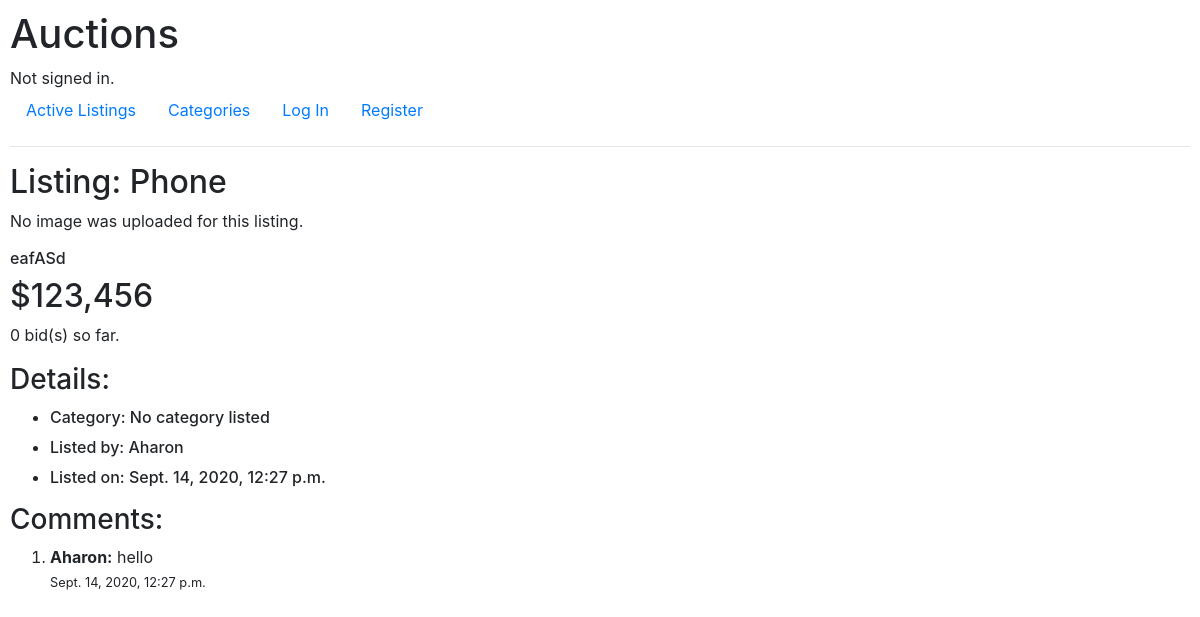
The page /listings/13 on the database its author committed.
### auctions/models.py (models this page shows)
class Auction(models.Model):
    username = models.CharField(max_length=50)
    title = models.CharField(max_length=64)
    price = models.CharField(max_length=64)
    description = models.CharField(max_length=100)
    creation_date = models.DateTimeField()
    photo = models.FileField(null=True, blank=True)
    category = models.CharField(max_length=64)
    active = models.BooleanField(default=True)
    winner = models.CharField(max_length=50, blank=True)

class Comments(models.Model):
    listing = models.ForeignKey(Auction, on_delete=models.CASCADE, related_name="c_listing")
    username = models.CharField(max_length=50)
    date = models.DateTimeField()
    text = models.CharField(max_length=500)

### auctions/views.py (the view, shortened to what this page needs)
# urls.py: path("listings/<int:listing_id>", views.listings, name="listings"),
def listings(request, listing_id):
    listing = Auction.objects.get(id=listing_id)
    amount_of_bids = Bids.objects.filter(listing=listing).count()
    current_bid = Bids.objects.filter(listing=listing).order_by('bid_price').last()
    my_watchlist = Watchlist.objects.filter(username=request.user.username)
    my_watchlist_listings = [watchlist_object.listing for watchlist_object in my_watchlist]
    return render(request, "auctions/listings.html", {
        "listing": listing,
        "amount_of_bids": amount_of_bids,
        "current_bid": current_bid,
        "comments": Comments.objects.filter(listing=listing)
    })

### auctions/templates/auctions/listings.html (shortened to what this page needs)
{% extends "auctions/layout.html" %}
{% load static %}
{% load humanize %}
{% block extra_css %}
    <link href="{% static 'auctions/listing.css' %}" rel="stylesheet">
{% endblock %}
{% block body %}
    <h2>Listing: {{listing.title}}</h2>
    {% if listing.photo %}
        <img src="{{listing.photo}}" alt="uploaded picture">
    {% else %}
        <p>No image was uploaded for this listing.</p>
    {% endif %}
    <h6>{{listing.description}}</h6>
    <h2>${{listing.price|intcomma}}</h2>
    {% if listing.active %}
        <p>{{amount_of_bids}} bid(s) so far.</p>
    {% endif %}
    <h3>Details:</h3>
    <ul>
        <li><h6>Category: {{listing.category}}</h6></li>
        <li><h6>Listed by: {{listing.username}}</h6></li>
        <li><h6>Listed on: {{listing.creation_date}}</h6></li>
    </ul>
    <h3>Comments:</h3>
    <ol>
        {% if comments %}
            {% for comment in comments %}
            <li>
                <strong>{{ comment.username }}:</strong>
                {{ comment.text }} <br>
                <small>{{ comment.date }}</small>
            </li>
            {% endfor %}
        {% else %}
            <p>No comments.</p>
        {% endif %}
    </ol>
{% endblock %}

### auctions/static/auctions/styles.css (style rules this page uses)
body { padding: 10px; }

### rows shown on the page
Auction: title "Phone", description "eafASd", price "123,456", category "No category listed", username "Aharon", creation_date "Sept. 14, 2020, 12:27 p.m."
Comments: username "Aharon", text "hello", date "Sept. 14, 2020, 12:27 p.m."

### other values the page prints
{{ amount_of_bids }} "0"
